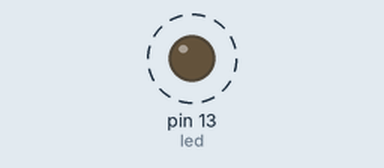
Recording of a sketch running on a simulated Arduino Uno, built with avr-gcc and run on an emulated ATmega328P. Parts: output pins drawn as LEDs (lit = HIGH). Dashed ring = blinking.

Above: at 0.2 s.
Timing chart, 0 to 3.0 s (numbered marks = the images above):
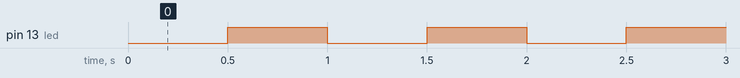

Measured:
- by itself, pin 13 (led): alternates HIGH for 0.50 s and LOW for 0.50 s

The sketch:

Timer_Interrupt.ino
```cpp
/*

  Lab 6 Task 4 Timer interrupts
  https://www.instructables.com/Arduino-Timer-Interrupts/
  https://electronoobs.com/eng_arduino_tut140.php

  see notes in onenote

*/

int led = LED_BUILTIN;
bool LED_STATE = true;


void setup()
{
  pinMode(led, OUTPUT);
  Serial.begin(9600);
  cli();                      //stop interrupts for till we make the settings

  /* reset the control register to make sure we start with everything disabled.*/
  TCCR1A = 0;                 // Reset entire TCCR1A to 0
  TCCR1B = 0;                 // Reset entire TCCR1B to 0

  /* set the prescalar to 256 by changing the CS10 CS11 and CS12 bits. in this case CS12=1,CS10=0,CS11=0 */
  TCCR1B |= B00000100;        //Set CS12 to 1 so we set prescalar to 256

  /* enable compare match mode on register A*/
  TIMSK1 |= B00000010;        //Set OCIE1A bit to 1 so we enable compare match A

  /* Set the value of register A to 31250, that is the number of pulses that counts to 500ms  */
  OCR1A = 31250;             //set compare register A to this value
  sei();                     //Enable back the interrupts
}

void loop() {
  // put your main code here
}

//With the settings above, this IRS will trigger each 1000ms.
ISR(TIMER1_COMPA_vect){
  TCNT1  = 0;                  //First, set the timer back to 0 so it resets for next interrupt
  //int analogueValue = analogRead(A0);
  LED_STATE = !LED_STATE;
  digitalWrite(led,LED_STATE);
}
```
